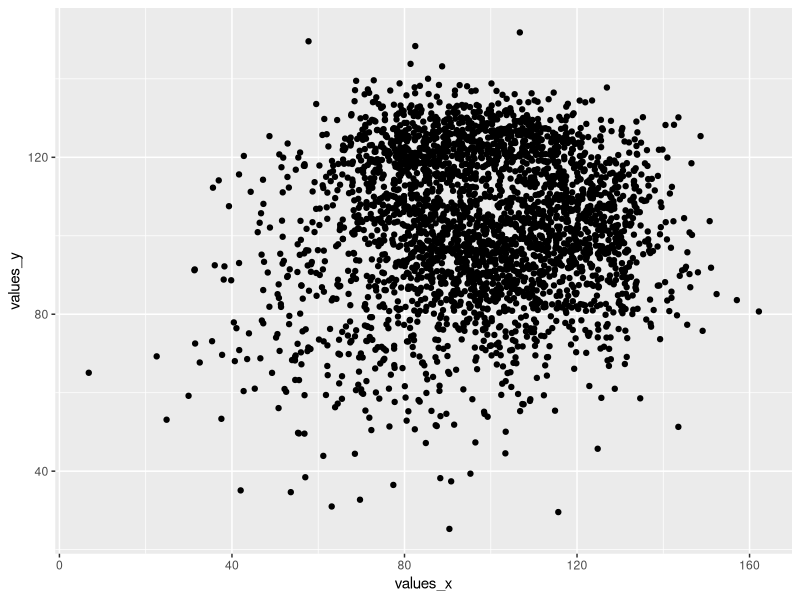
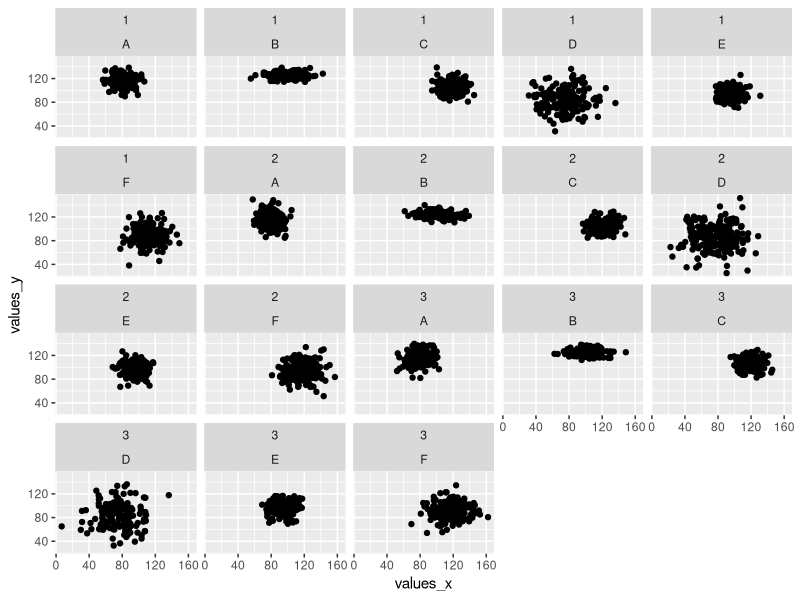
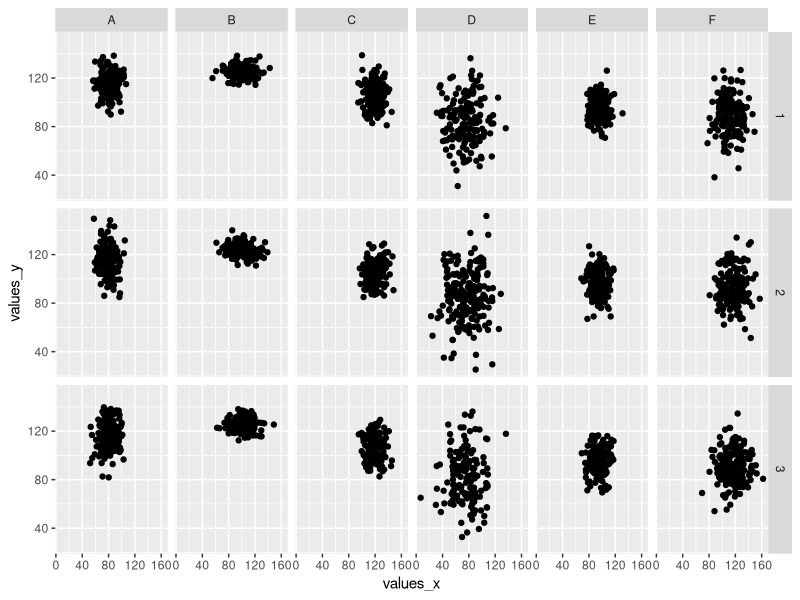

The R script that drew these images, in order:
## ---- chunk 1
knitr::opts_chunk$set(echo = TRUE, fig.align='center')

# title: About faceting
# author: jonathan
# revised: 28/2/2020 

WEB <- c("https://bioceed.uib.no/dropfolder/bioSTATS/Rmd/Basic/Visualizing/Faceted/about-faceting.html")
GIT <- c("https://github.com/jonathansoule/biostats/blob/master/Basic/Faceted/Faceted/about-faceting.Rmd")
library(ggplot2)

## ---- chunk 2
# predictor variables
group <- c(rep("A", 500), rep("B", 500), rep("C", 500), rep("D", 500), rep("E", 500), rep("F", 500))
category <- as.factor(floor(runif(3000, min=1, max=4)))

# response variables
values_x <- c(rnorm(500, mean=80, sd=10), rnorm(500, mean=100, sd=15), rnorm(500, mean=120, sd=10), rnorm(500, mean=75, sd=20), rnorm(500, mean=95, sd=10), rnorm(500, mean=115, sd=15))
values_y <- c(rnorm(500, mean=115, sd=10), rnorm(500, mean=125, sd=5), rnorm(500, mean=105, sd=10), rnorm(500, mean=85, sd=20), rnorm(500, mean=95, sd=10), rnorm(500, mean=90, sd=15))

# dataframe
df <- data.frame(group, category, values_x, values_y)
## ---- chunk 3
baseplot <- ggplot(df, aes(values_x, values_y)) +
  geom_point()
baseplot
## ---- chunk 4
baseplot +
  facet_wrap(category~group)
## ---- chunk 5
baseplot +
  facet_grid(category~group)
